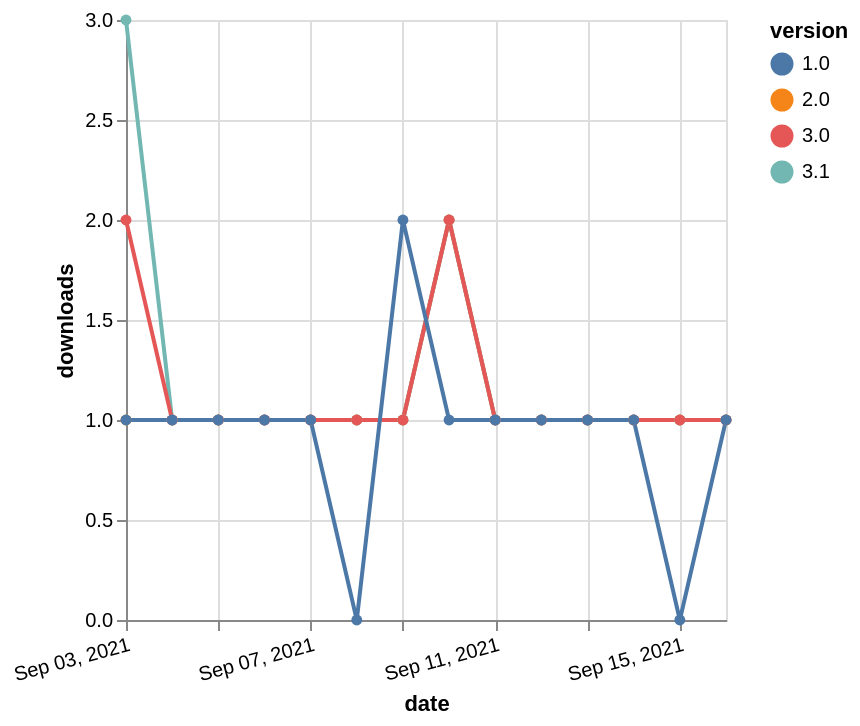

Vega-Lite specification stored for this chart:
### Vega-Lite specification from a JSON file in a GitHub repository (floating-point values rounded to 4 significant figures)
{"$schema": "https://vega.github.io/schema/vega-lite/v5.json", "description": "A simple bar chart with embedded data.", "data": {"values": [{"date": "2021-09-03", "total": 162, "delta": 1, "version": "2.0"}, {"date": "2021-09-04", "total": 163, "delta": 1, "version": "2.0"}, {"date": "2021-09-05", "total": 164, "delta": 1, "version": "2.0"}, {"date": "2021-09-06", "total": 165, "delta": 1, "version": "2.0"}, {"date": "2021-09-07", "total": 166, "delta": 1, "version": "2.0"}, {"date": "2021-09-08", "total": 167, "delta": 1, "version": "2.0"}, {"date": "2021-09-09", "total": 168, "delta": 1, "version": "2.0"}, {"date": "2021-09-10", "total": 170, "delta": 2, "version": "2.0"}, {"date": "2021-09-11", "total": 171, "delta": 1, "version": "2.0"}, {"date": "2021-09-12", "total": 172, "delta": 1, "version": "2.0"}, {"date": "2021-09-13", "total": 173, "delta": 1, "version": "2.0"}, {"date": "2021-09-14", "total": 174, "delta": 1, "version": "2.0"}, {"date": "2021-09-15", "total": 175, "delta": 1, "version": "2.0"}, {"date": "2021-09-16", "total": 176, "delta": 1, "version": "2.0"}, {"date": "2021-09-03", "total": 22, "delta": 3, "version": "3.1"}, {"date": "2021-09-04", "total": 23, "delta": 1, "version": "3.1"}, {"date": "2021-09-05", "total": 24, "delta": 1, "version": "3.1"}, {"date": "2021-09-06", "total": 25, "delta": 1, "version": "3.1"}, {"date": "2021-09-07", "total": 26, "delta": 1, "version": "3.1"}, {"date": "2021-09-08", "total": 27, "delta": 1, "version": "3.1"}, {"date": "2021-09-09", "total": 28, "delta": 1, "version": "3.1"}, {"date": "2021-09-10", "total": 30, "delta": 2, "version": "3.1"}, {"date": "2021-09-11", "total": 31, "delta": 1, "version": "3.1"}, {"date": "2021-09-12", "total": 32, "delta": 1, "version": "3.1"}, {"date": "2021-09-13", "total": 33, "delta": 1, "version": "3.1"}, {"date": "2021-09-14", "total": 34, "delta": 1, "version": "3.1"}, {"date": "2021-09-15", "total": 35, "delta": 1, "version": "3.1"}, {"date": "2021-09-16", "total": 36, "delta": 1, "version": "3.1"}, {"date": "2021-09-03", "total": 110, "delta": 2, "version": "3.0"}, {"date": "2021-09-04", "total": 111, "delta": 1, "version": "3.0"}, {"date": "2021-09-05", "total": 112, "delta": 1, "version": "3.0"}, {"date": "2021-09-06", "total": 113, "delta": 1, "version": "3.0"}, {"date": "2021-09-07", "total": 114, "delta": 1, "version": "3.0"}, {"date": "2021-09-08", "total": 115, "delta": 1, "version": "3.0"}, {"date": "2021-09-09", "total": 116, "delta": 1, "version": "3.0"}, {"date": "2021-09-10", "total": 118, "delta": 2, "version": "3.0"}, {"date": "2021-09-11", "total": 119, "delta": 1, "version": "3.0"}, {"date": "2021-09-12", "total": 120, "delta": 1, "version": "3.0"}, {"date": "2021-09-13", "total": 121, "delta": 1, "version": "3.0"}, {"date": "2021-09-14", "total": 122, "delta": 1, "version": "3.0"}, {"date": "2021-09-15", "total": 123, "delta": 1, "version": "3.0"}, {"date": "2021-09-16", "total": 124, "delta": 1, "version": "3.0"}, {"date": "2021-09-03", "total": 179, "delta": 1, "version": "1.0"}, {"date": "2021-09-04", "total": 180, "delta": 1, "version": "1.0"}, {"date": "2021-09-05", "total": 181, "delta": 1, "version": "1.0"}, {"date": "2021-09-06", "total": 182, "delta": 1, "version": "1.0"}, {"date": "2021-09-07", "total": 183, "delta": 1, "version": "1.0"}, {"date": "2021-09-08", "total": 183, "delta": 0, "version": "1.0"}, {"date": "2021-09-09", "total": 185, "delta": 2, "version": "1.0"}, {"date": "2021-09-10", "total": 186, "delta": 1, "version": "1.0"}, {"date": "2021-09-11", "total": 187, "delta": 1, "version": "1.0"}, {"date": "2021-09-12", "total": 188, "delta": 1, "version": "1.0"}, {"date": "2021-09-13", "total": 189, "delta": 1, "version": "1.0"}, {"date": "2021-09-14", "total": 190, "delta": 1, "version": "1.0"}, {"date": "2021-09-15", "total": 190, "delta": 0, "version": "1.0"}, {"date": "2021-09-16", "total": 191, "delta": 1, "version": "1.0"}]}, "width": "container", "mark": {"type": "line", "point": {"filled": true}}, "encoding": {"x": {"field": "date", "type": "temporal", "timeUnit": "yearmonthdate", "title": "date", "axis": {"labelAngle": -15}}, "y": {"field": "delta", "type": "quantitative", "title": "downloads"}, "color": {"field": "version", "type": "nominal"}, "tooltip": {"field": "delta"}}}
